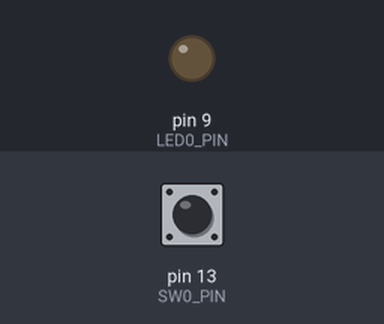
The sketch below on a simulated Arduino Uno, built with avr-gcc and run on an emulated ATmega328P. Shown: output pins drawn as LEDs (lit = HIGH). The test bench sets the inputs (shaded band); at power-on: pin 13 (SW0_PIN) LOW.

Above: at 1.2 s.
1.3 s: pin 13 (SW0_PIN) pulled HIGH for 3.2 s
At 5.1 s:
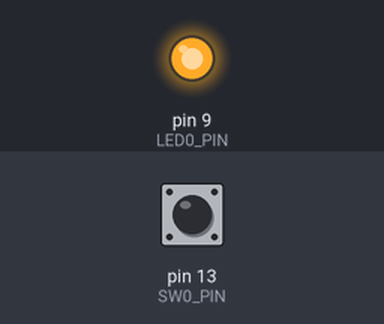
6.0 s: pin 13 (SW0_PIN) pulled HIGH for 0.15 s
At 6.4 s:
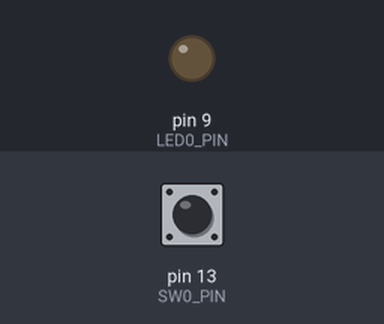
Timing chart, 0 to 9.0 s (numbered marks = the images above; inputs shaded):
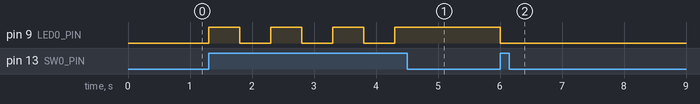

The sketch:

07_SW_LED_ON_OFF.ino
```cpp
// SW0을 이용하여 LED0번을 제어하시오.
// SW0을 누르면, LED0이 켜져있으면 끄고, 꺼져있으면 켜고
int SW0_PIN = 13;
int LED0_PIN = 9;
int flag_led0 = 0;  // 0:OFF, 1:ON

void setup(){
    pinMode(SW0_PIN, INPUT);
    pinMode(LED0_PIN, OUTPUT);
    if(flag_led0 == 0)  digitalWrite(LED0_PIN, LOW);
    else digitalWrite(LED0_PIN, HIGH);
}

void loop(){
    if(digitalRead(SW0_PIN) == HIGH)
    {
        // 눌렸을때
        if (flag_led0 == 0){
            digitalWrite(LED0_PIN, HIGH);
            flag_led0 = 1;
        }
        else{
            digitalWrite(LED0_PIN, LOW);
            flag_led0 = 0;
        }
        delay(500);
    }
}
```

Measured:
- after the input at 1.3 s, pin 9 (LED0_PIN): alternates HIGH for 0.50 s and LOW for 0.50 s, 7 changes in all, then stays HIGH, starting at once
- after the input at 6.0 s, pin 9 (LED0_PIN): HIGH → LOW at once
